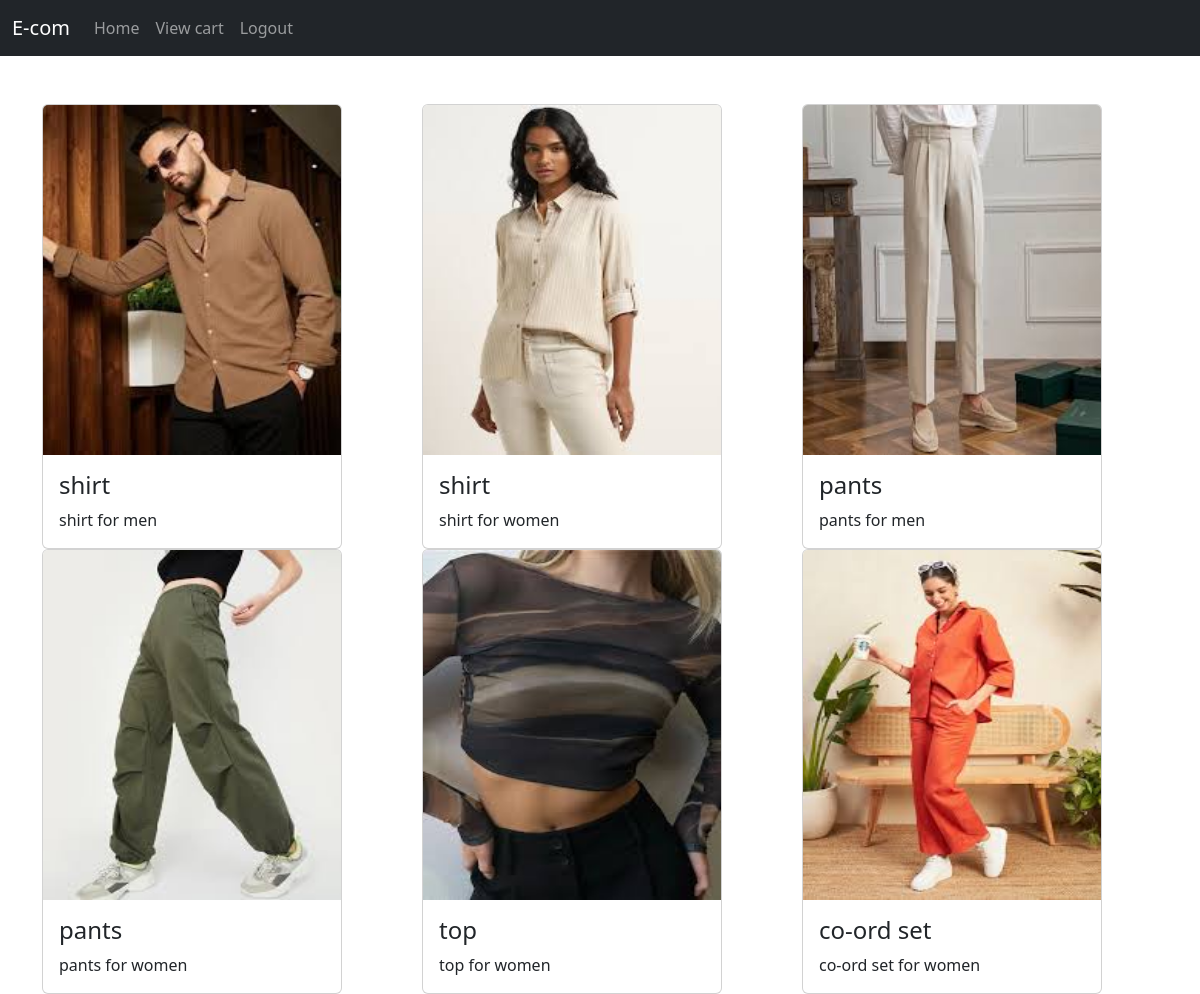
/user_home (signed in), run on the app's committed database.
### e_app/models.py (models this page shows)
class product (models.Model):
    pid = models.TextField()
    name = models.TextField()
    dis = models.TextField()
    price = models.IntegerField()
    offer_price = models.IntegerField()
    stock = models.IntegerField()
    img = models.FileField()

### e_app/views.py (the view)
# urls.py: path('user_home',views.user_home),
def user_home(req):
    if 'user' in req.session:
        products = product.objects.all()
        return render(req,'user/home.html',{'product':products})
    else:
        return redirect(e_com_login)

### templates/user/home.html (shortened to what this page needs)
<!DOCTYPE html>
<html lang="en">
<head>
  <link href="https://cdn.jsdelivr.net/npm/bootstrap@5.3.3/dist/css/bootstrap.min.css" rel="stylesheet">
</head>
<body>
  <nav class="navbar navbar-expand-sm bg-dark navbar-dark">
    <div class="container-fluid">
      <a class="navbar-brand" href="#">E-com</a>
      <div class="collapse navbar-collapse" id="collapsibleNavbar">
        <ul class="navbar-nav">
          <li class="nav-item">
            <a class="nav-link" href="user_home">Home</a>
          </li>
          <li class="nav-item">
            <a class="nav-link" href="view_cart">View cart</a>
          </li>
          <li class="nav-item">
            <a class="nav-link" href="logout">Logout</a>
          </li>
        </ul>
      </div>
    </div>
  </nav>
  <div class="container mt-5">
    <div class="row">
      {% for pro in product %}
      <div class="col-lg-4">
        <a style="text-decoration: none;" href="view_pro/{{pro.pk}}">
          <div class="card" style="width:300px">
            <img class="card-img-top" src="{{pro.img.url}}" alt="Card image" style="width:100%" height="350px">
            <div class="card-body">
              <h4 class="card-title">{{pro.name}}</h4>
              <p class="card-text">{{pro.dis}}</p>
            </div>
          </div>
        </a>
      </div>
      {% endfor %}
    </div>
  </div>
</body>
</html>

### data on the page
product: img (picture), name "shirt", dis "shirt for men"
product: img (picture), name "shirt", dis "shirt for women"
product: img (picture), name "pants", dis "pants for men"
product: img (picture), name "pants", dis "pants for women"
product: img (picture), name "top", dis "top for women"
product: img (picture), name "co-ord set", dis "co-ord set for women"
